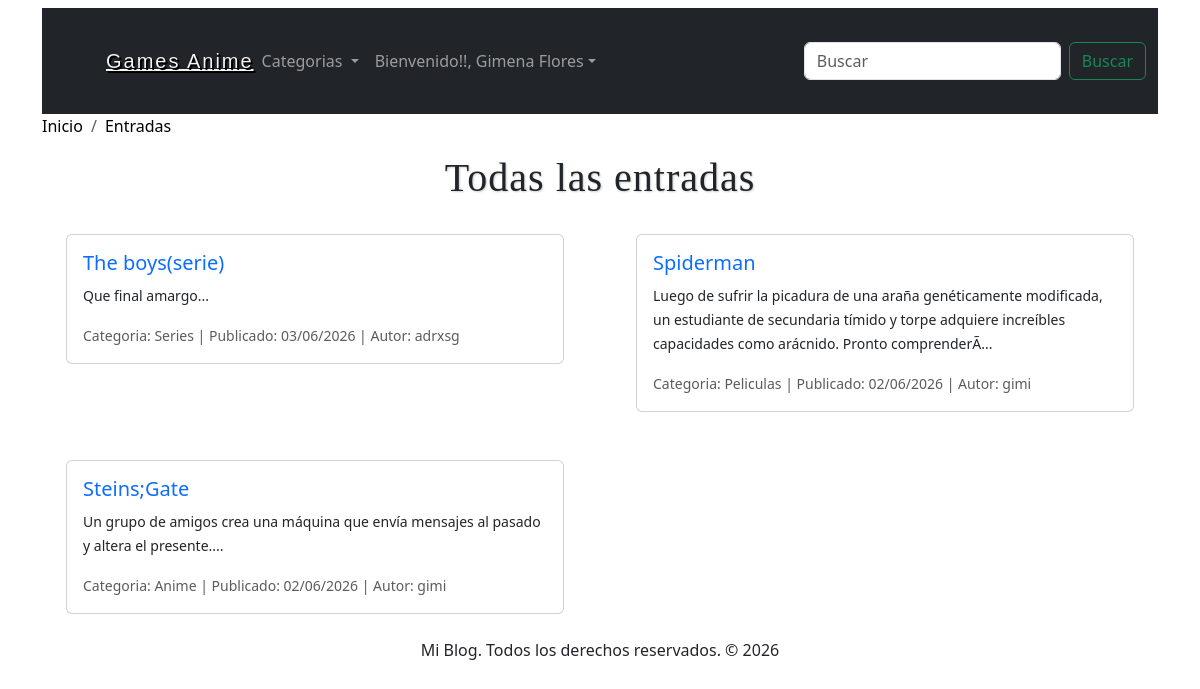
The app's page /entradas.php (signed in) with its own data.
### tables this page shows
CREATE TABLE `entrada` (
  `entrada_id` int(11) NOT NULL,
  `usuario_id` int(11) DEFAULT NULL,
  `categoria_id` int(11) DEFAULT NULL,
  `titulo` varchar(150) DEFAULT NULL,
  `slug` varchar(200) DEFAULT NULL,
  `imagen` varchar(255) DEFAULT NULL,
  `contenido` mediumtext DEFAULT NULL,
  `fecha_registro` datetime DEFAULT NULL,
  `fecha_actualizacion` datetime DEFAULT NULL
);

CREATE TABLE `categoria` (
  `categoria_id` int(11) NOT NULL,
  `nombre` varchar(150) DEFAULT NULL,
  `descripcion` varchar(255) DEFAULT NULL
);

CREATE TABLE `usuario` (
  `usuario_id` int(11) NOT NULL,
  `nombre` varchar(100) NOT NULL,
  `apellidos` varchar(200) NOT NULL,
  `nombre_usuario` varchar(100) NOT NULL,
  `email` varchar(150) NOT NULL,
  `contraseña` varchar(255) NOT NULL,
  `avatar` varchar(255) DEFAULT NULL,
  `bio` text DEFAULT NULL,
  `rol` varchar(20) DEFAULT 'usuario',
  `fecha_registro` datetime DEFAULT NULL,
  `fecha_actualizacion` datetime DEFAULT NULL
);

### includes/helpers.php (called while the page is built, shortened)
<?php
function conseguirEntradas($conexion, $limit = null,$categoria = null, $busqueda = null){
    $sql = "SELECT e.*, c.nombre AS 'categoria', nombre_usuario as usuario FROM entrada e ".
    "JOIN categoria c ON e.categoria_id = c.categoria_id JOIN usuario u ON e.usuario_id = u.usuario_id ";
    $entradas = mysqli_query($conexion, $sql);
    $resultado = array();
    if($entradas && mysqli_num_rows($entradas) >= 1){
        $resultado = $entradas;
    }
    return $resultado;
}

### entradas.php (the view, shortened to what this page needs)
<?php require_once __DIR__ .'/includes/header.php'; ?>
<nav aria-label="breadcrumb">
    <ol class="breadcrumb">
        <li class="breadcrumb-item">
            <a href="index.php">Inicio</a>
        </li>
        <li class="breadcrumb-item active">
            <a href="">Entradas</a>
        </li>
    </ol>
</nav>
<h1>Todas las entradas</h1>
    <div class="row">
        <?php
        $entradas = conseguirEntradas($bd);
        if(!empty($entradas)):
        while($entrada = mysqli_fetch_assoc($entradas)):
        ?>
        <div class="col-sm-6">
            <div class="card m-4">
                <a href="entrada.php?slug=<?= $entrada['slug']?>" class="text-decoration-none">
                    <div class="card-body">
                        <h5 class="card-tittle"><?= $entrada['titulo'] ?></h5>
                        <p class="card-text"><small class="text-dark"><?= substr($entrada['contenido'], 0,180). "..." ?></small></p>
                        <p class="card-text">
                            <small class="text-muted">
                        Categoria: <?= $entrada['categoria'] ?>
                        |
                        Publicado: <?= date('d/m/Y', strtotime($entrada['fecha_registro']))?>
                        |
                        Autor: <?= $entrada['usuario'] ?>
                            </small>
                        </p>
                    </div>
                </a>
            </div>
        </div>
        <?php
        endwhile;
        endif;
        ?>
    </div>
    <?php require_once 'includes/footer.php';?>

### css/style.css (style rules this page uses)
nav ol li a { text-decoration: none; color: black; transition: all 500ms ease; }
h1 { font-size: 32px; color: #444; letter-spacing: 1px; text-shadow: 1px 1px 2px #ccc; font-family: "fajala"; text-align: center; }

### records on screen
entrada: titulo "The boys(serie)", contenido "Que final amargo", categoria.nombre "Series", fecha_registro "03/06/2026", usuario.nombre_usuario "adrxsg"
entrada: titulo "Spiderman", contenido "Luego de sufrir la picadura de una araña genéticamente modificada, un estudiante de secundaria tímido y torpe adquiere increíbles capacidades como arácnido. Pronto comprenderÃ", categoria.nombre "Peliculas", fecha_registro "02/06/2026", usuario.nombre_usuario "gimi"
entrada: titulo "Steins;Gate", contenido "Un grupo de amigos crea una máquina que envía mensajes al pasado y altera el presente.", categoria.nombre "Anime", fecha_registro "02/06/2026", usuario.nombre_usuario "gimi"

### other values on screen
$_SESSION['usuario']['nombre'] "Gimena"
$_SESSION['usuario']['apellidos'] "Flores"
